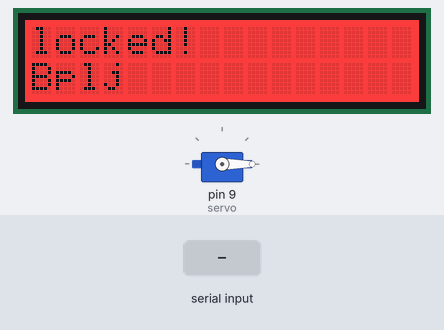
This sketch was run on a simulated Arduino Uno, built with avr-gcc and run on an emulated ATmega328P. On the bench: servo, 16×2 character LCD. Inputs (shaded band) come from the test bench. Random numbers use the default seed unless the sketch sets one; what the sketch prints to the serial monitor is not drawn.

Above: at 2.2 s.
2.3 s: "1" received over Serial
At 5.1 s:
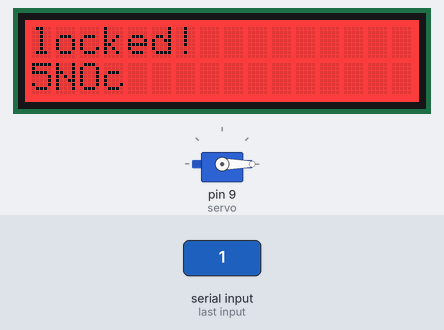
5.3 s: "0" received over Serial
At 8.1 s:
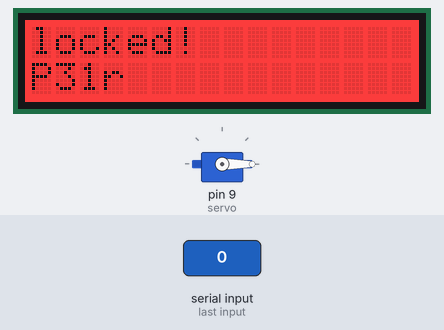
8.3 s: "2" received over Serial
At 11.1 s:
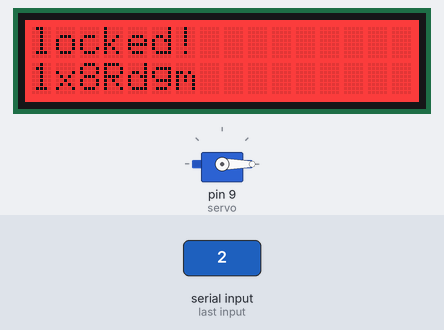
11.3 s: "1" received over Serial
At 14.7 s:
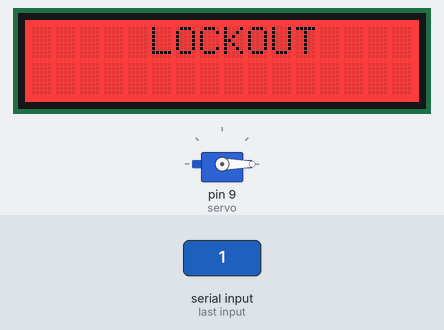
Timing chart, 0 to 16.2 s (numbered marks = the images above; inputs shaded):
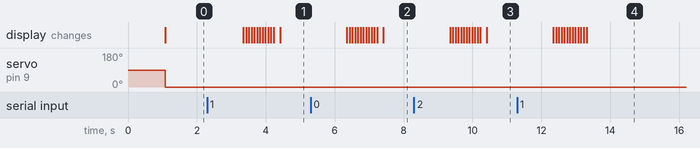

Measured:
- after the input at 2.3 s, the display: first changes after 1.1 s (image 1 shows a later state)
- after the input at 5.3 s, the display: first changes after 1.1 s (image 2 shows a later state)
- after the input at 8.3 s, the display: first changes after 1.1 s (image 3 shows a later state)
- after the input at 11.3 s, the display: first changes after 1.1 s (image 4 shows a later state)

The sketch:

IoTDoorKnob.ino
```cpp
// (licence header left out)
String generatePassword();

#include <Wire.h>
#include <Servo.h>
#include "rgb_lcd.h"

rgb_lcd lcd;


const int D = 50;
String pwrd;

int colorR = 255;
int colorG = 0;
int colorB = 0;

int alarmCount;

int pos = 0;

Servo servo;


void setup()
{
  alarmCount = 0;
  randomSeed(analogRead(0));
  servo.attach(9); //arduino
  //  servo.attach(4); //esp

  Serial.begin(9600);
  // Serial.write("Ready");

  pwrd = generatePassword();
  //writeString(pwrd);
  // set up the LCD's number of columns and rows:
  lcd.begin(16, 2);

  lcdLockedState();
  // Print a message to the LCD.

  delay(1000);
  Serial.end();
}

void loop()
{
  Serial.begin(9600);
  servo.write(pos);

  // set the cursor to column 0, line 1
  // (note: line 1 is the second row, since counting begins with 0):
  lcd.setCursor(0, 1);
  // print the number of seconds since reset:
  lcd.print(pwrd);

  while(Serial.available())
    delay(1);
  String input = receiveMessage();
  input.trim();
  if (input.equals(pwrd)) {
    lcdUnlockedState();
  }
  else if (input.equals("lock")) {
    lcdLockedState();
  }
  else {
    lcdAlarmState();
    alarmCount++;
    pwrd = generatePassword();
  }

  if (alarmCount > 3) {
    lockout();
  }

  delay(100);
  Serial.end();
}

void lcdAlarmState() {
  for (int i = 0; i < 6; i++) {
    lcd.setRGB(0, 0, 255);
    delay(80);
    lcd.setRGB(255, 0, 0);
    delay(80);
  }
//  sendMessage("refused");
}

void lcdUnlockedState() {
  pos = 180;
  lcd.setCursor(0, 0);
  lcd.print("unlocked!");
  lcd.setRGB(0, 255, 0);
//  sendMessage("accepted");
}

void lcdLockedState() {
  pos = 0;
  lcd.setCursor(0, 0);
  lcd.print("locked!");
  lcd.setRGB(255, 0, 0);
//  sendMessage("locked");
}

String generatePassword() {
  int length = random(4, 8);
  String pwrd = "";

  for (int i = 0; i < length; i++) {
    int ran = random(0, 61);

    if (ran < 10) {
      pwrd = pwrd + ran;
    }
    else if (ran < 36)
      pwrd = pwrd + (char) (ran + 55);
    else
      pwrd = pwrd + (char) (ran + 61);

  }

  return pwrd;
}

void writeString(String stringData) { // Used to serially push out a String with Serial.write()

  for (int i = 0; i < stringData.length(); i++)
  {
    Serial.write(stringData[i]);   // Push each char 1 by 1 on each loop pass
  }

}

void lockout() {
  lcd.setRGB(255, 0, 0);
  lcd.clear();
  lcd.setCursor(5, 0);
  lcd.print("LOCKOUT");
  delay(5000);
  lcd.clear();
  lcdLockedState();
  alarmCount = 0;
}

//void sendMessage(String msg) {
//  //  while (!Serial) delay(1);
//  //  delay(D);
//  String response = "";
//  int times = 0;
//  do {
//
//    Serial.println(msg);
//
//    int timeout = 0;
//    while (!Serial.available() && timeout < 1000) {
//      delay(1);
//      timeout++;
//    }
//
//    if (timeout >= 1000) {
//      times++;
//      continue;
//    }
//    response = Serial.readString();
//    response.trim();
//
//
//    if (response.indexOf("ok") != -1)
//      break;
//
//  } while (!response.equals("ok") && times < 5);
//}

String receiveMessage() {

  while (!Serial.available()) {
    delay(1);
  }

  String response = Serial.readString();
  delay(D);
  response.trim();


  while (!Serial) {
    delay(1);
  }
  Serial.print("ok, received: "); Serial.println(response);

  return response;

}
/*********************************************************************************************************
  END FILE
*********************************************************************************************************/
```
